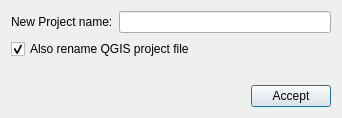
<?xml version="1.0" encoding="UTF-8"?>
<ui version="4.0">
 <class>QGISRedRenameProjectDialog</class>
 <widget class="QDialog" name="QGISRedRenameProjectDialog">
  <property name="geometry">
   <rect>
    <x>0</x>
    <y>0</y>
    <width>342</width>
    <height>90</height>
   </rect>
  </property>
  <property name="windowTitle">
   <string>QGISRed: Rename project</string>
  </property>
  <property name="windowIcon">
   <iconset>
    <normaloff>:/images/iconProjectManager.svg</normaloff>:/images/iconProjectManager.svg</iconset>
  </property>
  <layout class="QGridLayout" name="gridLayout">
   <item row="0" column="0">
    <layout class="QVBoxLayout" name="verticalLayout">
     <item>
      <layout class="QHBoxLayout" name="horizontalLayout">
       <item>
        <widget class="QLabel" name="label">
         <property name="text">
          <string>New Project name:</string>
         </property>
        </widget>
       </item>
       <item>
        <widget class="QLineEdit" name="tbNetworkName">
         <property name="text">
          <string/>
         </property>
        </widget>
       </item>
      </layout>
     </item>
     <item>
      <widget class="QCheckBox" name="cbRenameQGISProject">
       <property name="text">
        <string>Also rename QGIS project file</string>
       </property>
       <property name="checked">
        <bool>true</bool>
       </property>
      </widget>
     </item>
     <item>
      <widget class="QLabel" name="lbMessage">
       <property name="font">
        <font>
         <weight>75</weight>
         <bold>true</bold>
        </font>
       </property>
       <property name="text">
        <string/>
       </property>
      </widget>
     </item>
     <item>
      <layout class="QHBoxLayout" name="horizontalLayout_3">
       <item>
        <spacer name="horizontalSpacer">
         <property name="orientation">
          <enum>Qt::Horizontal</enum>
         </property>
         <property name="sizeHint" stdset="0">
          <size>
           <width>40</width>
           <height>20</height>
          </size>
         </property>
        </spacer>
       </item>
       <item>
        <widget class="QPushButton" name="btAccept">
         <property name="text">
          <string>Accept</string>
         </property>
        </widget>
       </item>
      </layout>
     </item>
    </layout>
   </item>
  </layout>
 </widget>
 <resources/>
 <connections/>
</ui>
